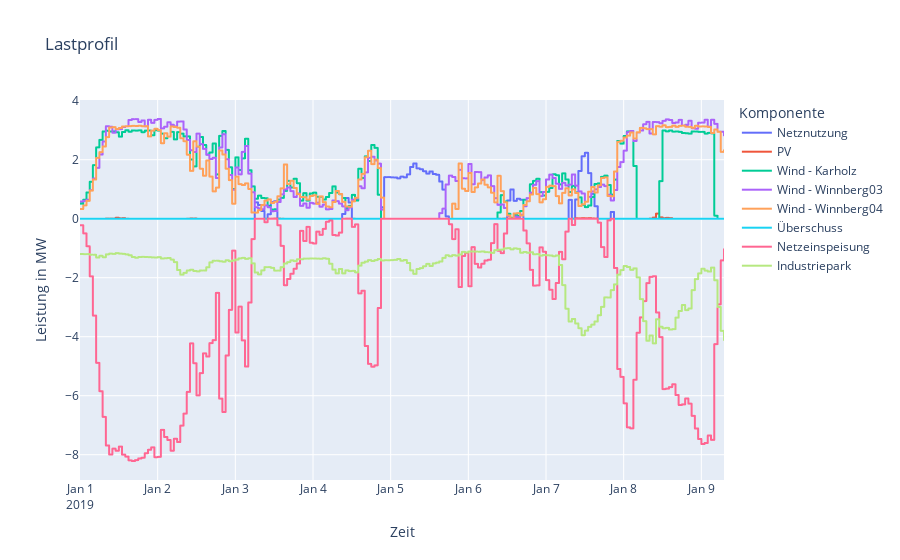

This figure's notebook cell:
### Code cell
fig = px.line(df_ts[:200], x=df_ts.columns[0], y= df_ts.columns[1:], title='Lastprofil',line_shape='hv',
             labels={
                     "value": "Leistung in MW",
                     "Unnamed: 0": "Zeit",
                     "variable": "Komponente"
                 })

newnames = {'DSO_consumption':'Netznutzung', 
            'pv_18': 'PV',
            'wind_karholz':'Wind - Karholz', 
            'wind_winnberg03': 'Wind - Winnberg03', 
            'wind_winnberg04' : 'Wind - Winnberg04', 
            'DSO_feedin': 'Netzeinspeisung', 
            'AC bus_excess_sink':'Überschuss',
            'Industriepark':'Industriepark'}
fig.for_each_trace(lambda t: t.update(name = newnames[t.name],
                                      legendgroup = newnames[t.name],
                                      hovertemplate = t.hovertemplate.replace(t.name, newnames[t.name])
                                     )
                  )

#fig.update_layout(xaxis_title = 'Zeit', yaxis_title = 'Energie in kWh')
fig.show()

### Figure 1 — Plotly figure (JSON) as saved in the notebook; plotly's stock layout.template omitted (floating-point values rounded to 4 significant figures; data arrays with more than 128 entries replaced by an {"elided": "..."} marker saying what was removed)
{"data": [{"hovertemplate": "Komponente=Netznutzung<br>Zeit=%{x}<br>Leistung in MW=%{y}<extra></extra>", "legendgroup": "Netznutzung", "line": {"color": "#636efa", "dash": "solid", "shape": "hv"}, "marker": {"symbol": "circle"}, "mode": "lines", "name": "Netznutzung", "showlegend": true, "type": "scattergl", "x": {"elided": "200 str values"}, "xaxis": "x", "y": {"elided": "200 float values"}, "yaxis": "y"}, {"hovertemplate": "Komponente=PV<br>Zeit=%{x}<br>Leistung in MW=%{y}<extra></extra>", "legendgroup": "PV", "line": {"color": "#EF553B", "dash": "solid", "shape": "hv"}, "marker": {"symbol": "circle"}, "mode": "lines", "name": "PV", "showlegend": true, "type": "scattergl", "x": {"elided": "200 str values"}, "xaxis": "x", "y": {"elided": "200 float values"}, "yaxis": "y"}, {"hovertemplate": "Komponente=Wind - Karholz<br>Zeit=%{x}<br>Leistung in MW=%{y}<extra></extra>", "legendgroup": "Wind - Karholz", "line": {"color": "#00cc96", "dash": "solid", "shape": "hv"}, "marker": {"symbol": "circle"}, "mode": "lines", "name": "Wind - Karholz", "showlegend": true, "type": "scattergl", "x": {"elided": "200 str values"}, "xaxis": "x", "y": {"elided": "200 float values"}, "yaxis": "y"}, {"hovertemplate": "Komponente=Wind - Winnberg03<br>Zeit=%{x}<br>Leistung in MW=%{y}<extra></extra>", "legendgroup": "Wind - Winnberg03", "line": {"color": "#ab63fa", "dash": "solid", "shape": "hv"}, "marker": {"symbol": "circle"}, "mode": "lines", "name": "Wind - Winnberg03", "showlegend": true, "type": "scattergl", "x": {"elided": "200 str values"}, "xaxis": "x", "y": {"elided": "200 float values"}, "yaxis": "y"}, {"hovertemplate": "Komponente=Wind - Winnberg04<br>Zeit=%{x}<br>Leistung in MW=%{y}<extra></extra>", "legendgroup": "Wind - Winnberg04", "line": {"color": "#FFA15A", "dash": "solid", "shape": "hv"}, "marker": {"symbol": "circle"}, "mode": "lines", "name": "Wind - Winnberg04", "showlegend": true, "type": "scattergl", "x": {"elided": "200 str values"}, "xaxis": "x", "y": {"elided": "200 float values"}, "yaxis": "y"}, {"hovertemplate": "Komponente=Überschuss<br>Zeit=%{x}<br>Leistung in MW=%{y}<extra></extra>", "legendgroup": "Überschuss", "line": {"color": "#19d3f3", "dash": "solid", "shape": "hv"}, "marker": {"symbol": "circle"}, "mode": "lines", "name": "Überschuss", "showlegend": true, "type": "scattergl", "x": {"elided": "200 str values"}, "xaxis": "x", "y": {"elided": "200 int values"}, "yaxis": "y"}, {"hovertemplate": "Komponente=Netzeinspeisung<br>Zeit=%{x}<br>Leistung in MW=%{y}<extra></extra>", "legendgroup": "Netzeinspeisung", "line": {"color": "#FF6692", "dash": "solid", "shape": "hv"}, "marker": {"symbol": "circle"}, "mode": "lines", "name": "Netzeinspeisung", "showlegend": true, "type": "scattergl", "x": {"elided": "200 str values"}, "xaxis": "x", "y": {"elided": "200 float values"}, "yaxis": "y"}, {"hovertemplate": "Komponente=Industriepark<br>Zeit=%{x}<br>Leistung in MW=%{y}<extra></extra>", "legendgroup": "Industriepark", "line": {"color": "#B6E880", "dash": "solid", "shape": "hv"}, "marker": {"symbol": "circle"}, "mode": "lines", "name": "Industriepark", "showlegend": true, "type": "scattergl", "x": {"elided": "200 str values"}, "xaxis": "x", "y": {"elided": "200 float values"}, "yaxis": "y"}], "layout": {"legend": {"title": {"text": "Komponente"}, "tracegroupgap": 0}, "title": {"text": "Lastprofil"}, "xaxis": {"anchor": "y", "domain": [0, 1], "title": {"text": "Zeit"}}, "yaxis": {"anchor": "x", "domain": [0, 1], "title": {"text": "Leistung in MW"}}}}
